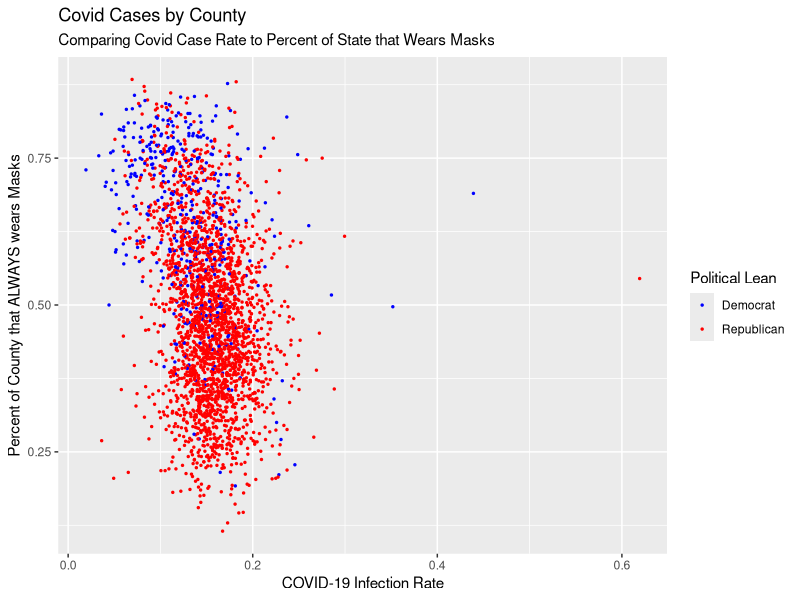
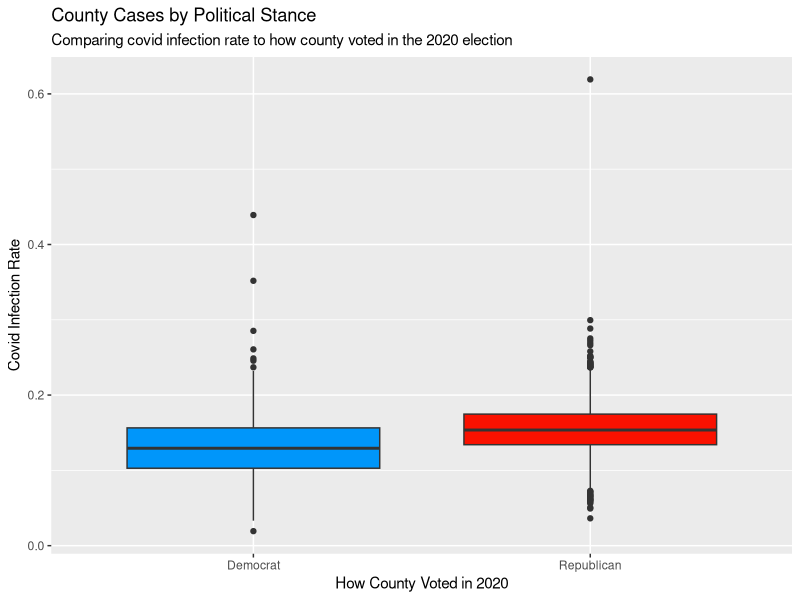
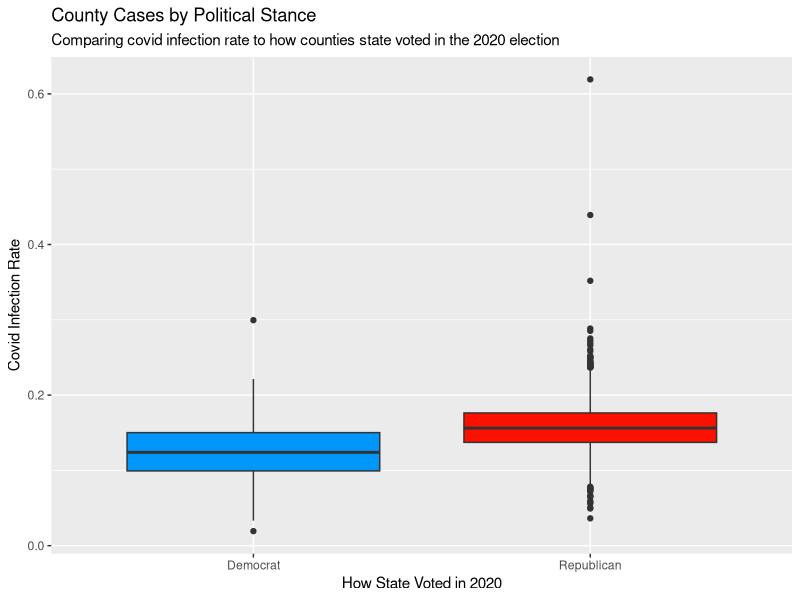
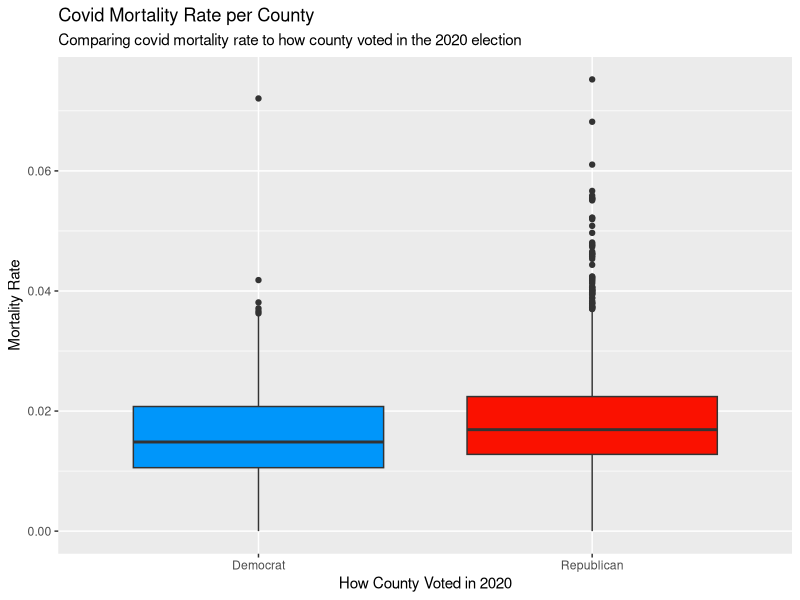
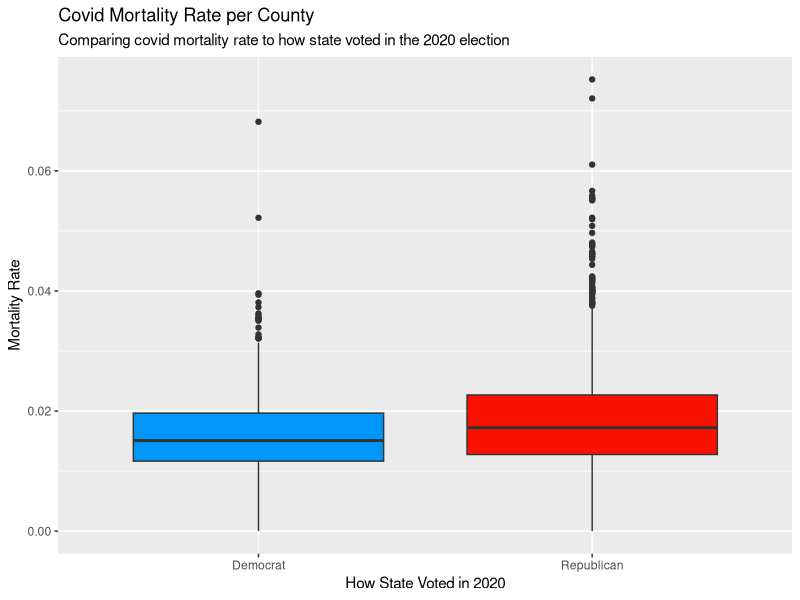
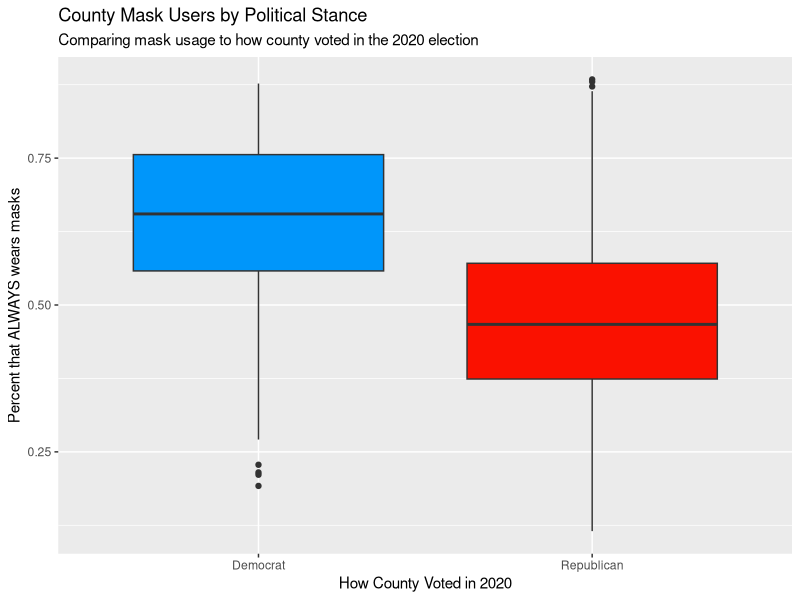
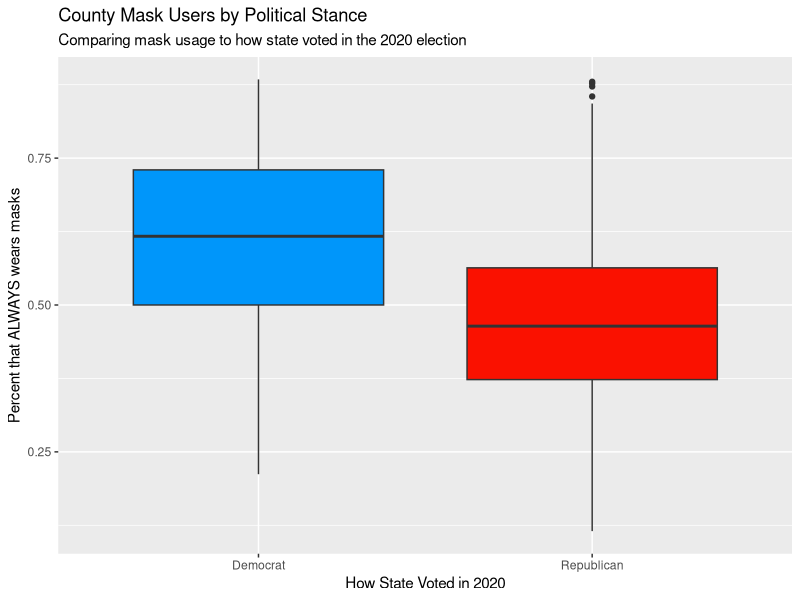
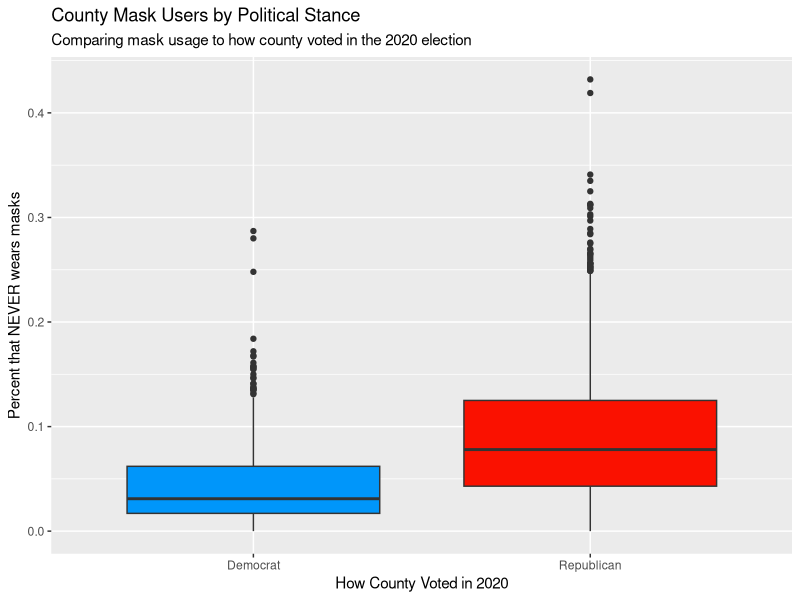

Recreate these plots in R, in order.
## ---- chunk 1
knitr::opts_chunk$set(echo = TRUE)
## ---- chunk 2
library(dplyr)
library(ggplot2)
## ---- chunk 3
county_data <- read.csv("counties_edited.csv")
## ---- chunk 4
print(paste0("Distribution of county populations that ALWAYS wear masks: "))
summary(county_data$ALWAYS)

## P(upper quartile of mask use | voted democrat)
print(paste0("P(upper quartile of mask use | voted democrat) = ", 
nrow(county_data[(county_data$ALWAYS > 0.6080)&(county_data$winner == "Democrat"), ])/nrow(county_data[(county_data$winner == "Democrat"), ])))


## P(upper HALF of mask use | voted Democrat)
print(paste0("P(upper HALF of mask use | voted Democrat) = ", 
nrow(county_data[(county_data$ALWAYS > 0.5014)&(county_data$winner == "Democrat"), ])/nrow(county_data[(county_data$winner == "Democrat"), ])))


## P(lower HALF of mask use | voted Republican)
print(paste0("P(lower HALF of mask use | voted Republican) = ", 
nrow(county_data[(county_data$ALWAYS < 0.5014)&(county_data$winner == "Republican"), ])/nrow(county_data[(county_data$winner == "Republican"), ])))


print(paste0("Distribution of county populations that NEVER wear masks: "))
summary(county_data$NEVER)

## P(upper quartile of NEVER mask use | voted democrat)
print(paste0("P(upper quartile of NEVER mask use | voted democrat) = ", 
nrow(county_data[(county_data$NEVER > 0.1180)&(county_data$winner == "Democrat"), ])/nrow(county_data[(county_data$winner == "Democrat"), ])))


## P(upper HALF of NEVER mask use | voted Democrat)
print(paste0("P(upper HALF of NEVER mask use | voted Democrat) = ", 
nrow(county_data[(county_data$NEVER > 0.0710)&(county_data$winner == "Democrat"), ])/nrow(county_data[(county_data$winner == "Democrat"), ])))


## P(lower HALF of NEVER mask use | voted Republican)
print(paste0("P(lower HALF of NEVER mask use | voted Republican) = ", 
nrow(county_data[(county_data$NEVER < 0.0710)&(county_data$winner == "Republican"), ])/nrow(county_data[(county_data$winner == "Republican"), ])))



## P(upper quartile of NEVER mask use | voted republican)
print(paste0("P(upper quartile of NEVER mask use | voted republican) = ", 
nrow(county_data[(county_data$NEVER > 0.1180)&(county_data$winner == "Republican"), ])/nrow(county_data[(county_data$winner == "Republican"), ])))


## P(upper HALF of NEVER mask use | voted republican)
print(paste0("P(upper HALF of NEVER mask use | county voted republican) = ", nrow(county_data[(county_data$NEVER > 0.0710)&(county_data$winner == "Republican"), ])/nrow(county_data[(county_data$winner == "Republican"), ])))


## P(lower HALF of NEVER mask use | voted Democrat)
print(paste0("P(lower HALF of NEVER mask use | county voted Democrat) = ", nrow(county_data[(county_data$NEVER < 0.0710)&(county_data$winner == "Democrat"), ])/nrow(county_data[(county_data$winner == "Democrat"), ])))

## ---- chunk 5
county_data %>%
  arrange(desc(case_rate)) %>%
  mutate(winner = factor(winner)) %>%
  ggplot(aes(x=case_rate, y=ALWAYS)) + #, size=case_rate, color = winner)) +
    geom_point(aes(color = winner), size = 0.5) +
    # scale_size(range = c(.05, 15), name="Case Rate") +
    scale_color_manual(values = c("blue", "red")) +
    labs(title = "Covid Cases by County", 
         y = "Percent of County that ALWAYS wears Masks",
         x = "COVID-19 Infection Rate",
         color = "Political Lean",
         subtitle = "Comparing Covid Case Rate to Percent of State that Wears Masks")
## ---- chunk 6

summary(county_data[county_data$winner == "Republican", "case_rate"])
summary(county_data[county_data$winner == "Democrat", "case_rate"])


library(ggplot2)
plot<-ggplot(county_data, aes(winner, case_rate)) + 
  geom_boxplot(fill = c("#0096fa", "#fa1100")) +
  labs(title = "County Cases by Political Stance", 
         y = "Covid Infection Rate",
         x = "How County Voted in 2020",
         color = "Political Lean",
         subtitle = "Comparing covid infection rate to how county voted in the 2020 election")
  
plot

plot2<-ggplot(county_data, aes(political_party, case_rate)) + 
  geom_boxplot(fill = c("#0096fa", "#fa1100")) +
  scale_x_discrete(labels = c('Democrat', 'Republican')) +
  labs(title = "County Cases by Political Stance", 
         y = "Covid Infection Rate",
         x = "How State Voted in 2020",
         color = "Political Lean",
         subtitle = "Comparing covid infection rate to how counties state voted in the 2020 election")
  
plot2
## ---- chunk 7
plot<-ggplot(county_data, aes(winner, percent_dead_from_covid)) + 
  geom_boxplot(fill = c("#0096fa", "#fa1100")) +
  labs(title = "Covid Mortality Rate per County", 
         y = "Mortality Rate",
         x = "How County Voted in 2020",
         color = "Political Lean",
         subtitle = "Comparing covid mortality rate to how county voted in the 2020 election")
  
plot

plot2<-ggplot(county_data, aes(political_party, percent_dead_from_covid)) + 
  geom_boxplot(fill = c("#0096fa", "#fa1100")) +
  scale_x_discrete(labels = c('Democrat', 'Republican')) +
  labs(title = "Covid Mortality Rate per County", 
         y = "Mortality Rate",
         x = "How State Voted in 2020",
         color = "Political Lean",
         subtitle = "Comparing covid mortality rate to how state voted in the 2020 election")
  
plot2
## ---- chunk 8
plot<-ggplot(county_data, aes(winner, ALWAYS)) + 
  geom_boxplot(fill = c("#0096fa", "#fa1100")) +
  labs(title = "County Mask Users by Political Stance", 
         y = "Percent that ALWAYS wears masks",
         x = "How County Voted in 2020",
         color = "Political Lean",
         subtitle = "Comparing mask usage to how county voted in the 2020 election")
  
plot

plot2<-ggplot(county_data, aes(political_party, ALWAYS)) + 
  geom_boxplot(fill = c("#0096fa", "#fa1100")) +
  scale_x_discrete(labels = c('Democrat', 'Republican')) +
  labs(title = "County Mask Users by Political Stance", 
         y = "Percent that ALWAYS wears masks",
         x = "How State Voted in 2020",
         color = "Political Lean",
         subtitle = "Comparing mask usage to how state voted in the 2020 election")
plot2
## ---- chunk 9
plot<-ggplot(county_data, aes(winner, NEVER)) + 
  geom_boxplot(fill = c("#0096fa", "#fa1100")) +
  labs(title = "County Mask Users by Political Stance", 
         y = "Percent that NEVER wears masks",
         x = "How County Voted in 2020",
         color = "Political Lean",
         subtitle = "Comparing mask usage to how county voted in the 2020 election")
  
plot

plot2<-ggplot(county_data, aes(political_party, NEVER)) + 
  geom_boxplot(fill = c("#0096fa", "#fa1100")) +
  scale_x_discrete(labels = c('Democrat', 'Republican')) +
  labs(title = "County Mask Users by Political Stance", 
         y = "Percent that NEVER wears masks",
         x = "How State Voted in 2020",
         color = "Political Lean",
         subtitle = "Comparing mask usage to how state voted in the 2020 election")
plot2
